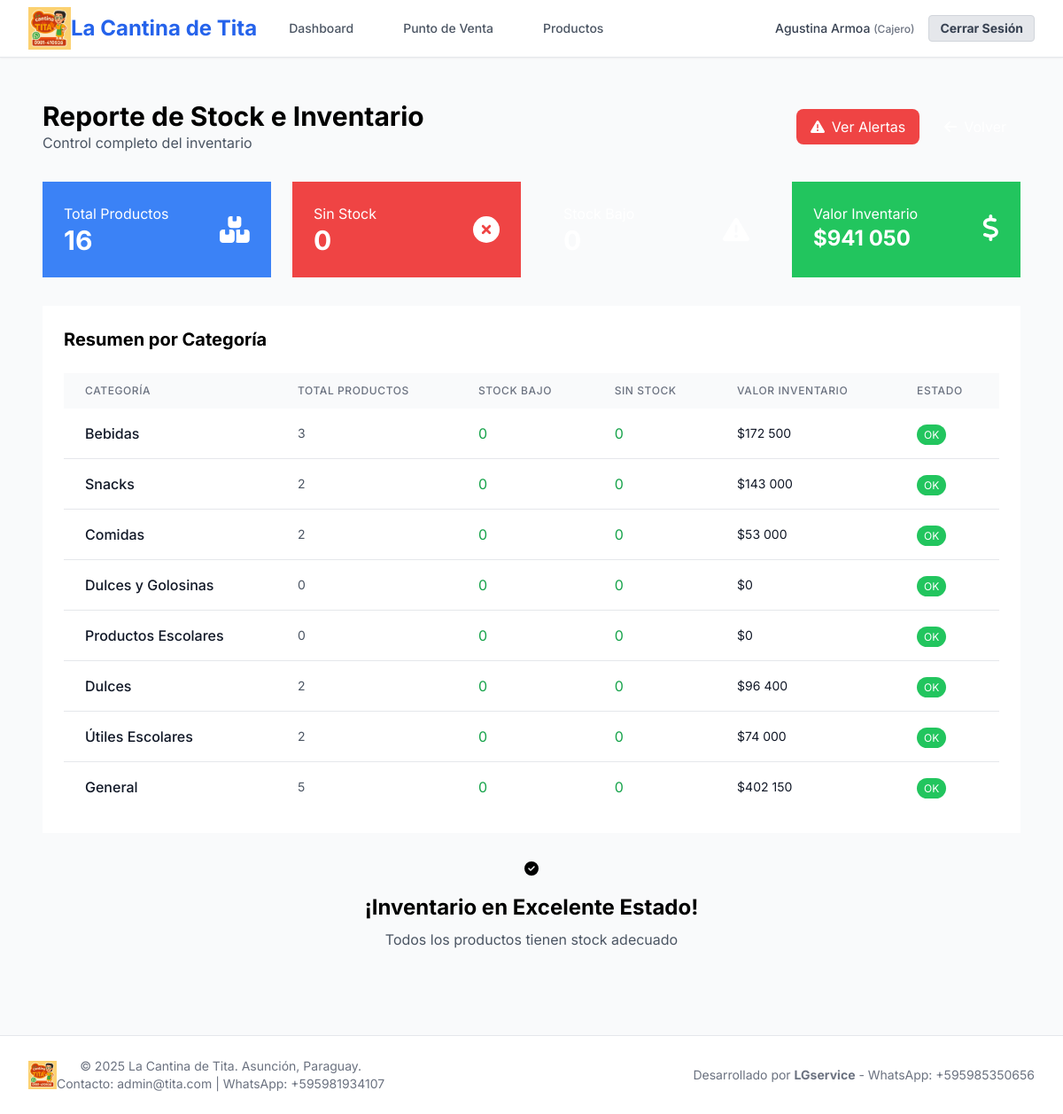
/reportes/stock-productos/ (signed in), run on the app's committed database.
### usuarios/models.py (models this page shows, shortened)
class Usuario(AbstractUser):
    TIPO_USUARIO_CHOICES = [
        ('padre', 'Padre/Tutor'),
        ('cajero', 'Cajero'),
        ('administrador', 'Administrador'),
    ]
    tipo_usuario = models.CharField(
        max_length=15,
        choices=TIPO_USUARIO_CHOICES,
        default='padre'
    )
    telefono_regex = RegexValidator(
        regex=r'^\+?1?\d{9,15}$',
        message="El número de teléfono debe estar en formato: '+999999999'. Hasta 15 dígitos."
    )
    telefono = models.CharField(validators=[telefono_regex], max_length=17, blank=True)
    cedula = models.CharField(max_length=20, unique=True, null=True, blank=True)
    direccion = models.TextField(blank=True)
    activo = models.BooleanField(default=True)
    fecha_creacion = models.DateTimeField(auto_now_add=True)
    fecha_actualizacion = models.DateTimeField(auto_now=True)
    class Meta:
        verbose_name = "Usuario"
        verbose_name_plural = "Usuarios"

### productos/models.py (models this page shows, shortened)
class Categoria(models.Model):
    nombre = models.CharField(max_length=100, unique=True)
    descripcion = models.TextField(blank=True)
    activo = models.BooleanField(default=True)
    fecha_creacion = models.DateTimeField(auto_now_add=True)
    class Meta:
        verbose_name = "Categoría"
        verbose_name_plural = "Categorías"
        ordering = ['nombre']

### reportes/views.py (the view)
# urls.py: path('stock-productos/', views.reporte_stock_productos, name='reporte_stock_productos'),
@login_required
def reporte_stock_productos(request):
    if request.user.tipo_usuario not in ['administrador', 'cajero']:
        messages.error(request, 'No tienes permisos para ver este reporte')
        return redirect('usuarios:dashboard')
    productos_stock_bajo = Producto.objects.filter(
        stock_actual__lte=F('stock_minimo'),
        disponible=True
    ).select_related('categoria')
    productos_sin_stock = Producto.objects.filter(
        stock_actual=0,
        disponible=True
    ).select_related('categoria')
    categorias_stock = Categoria.objects.filter(
        activo=True
    ).annotate(
        total_productos=Count('productos', filter=Q(productos__disponible=True)),
        productos_stock_bajo=Count('productos', filter=Q(
            productos__disponible=True,
            productos__stock_actual__lte=F('productos__stock_minimo')
        )),
        productos_sin_stock=Count('productos', filter=Q(
            productos__disponible=True,
            productos__stock_actual=0
        )),
        valor_inventario=Sum(F('productos__stock_actual') * F('productos__precio_costo'), filter=Q(productos__disponible=True))
    )
    productos_criticos = Producto.objects.filter(
        disponible=True
    ).annotate(
        porcentaje_stock=Case(
            When(stock_minimo=0, then=100),
            default=F('stock_actual') * 100 / F('stock_minimo')
        )
    ).filter(porcentaje_stock__lte=100).order_by('porcentaje_stock')[:10]
    valor_total_inventario = Producto.objects.filter(
        disponible=True
    ).aggregate(
        total=Sum(F('stock_actual') * F('precio_costo'))
    )['total'] or Decimal('0.00')
    context = {
        'titulo': 'Reporte de Stock e Inventario',
        'productos_stock_bajo': productos_stock_bajo,
        'productos_sin_stock': productos_sin_stock,
        'categorias_stock': categorias_stock,
        'productos_criticos': productos_criticos,
        'valor_total_inventario': valor_total_inventario,
        'total_productos_activos': Producto.objects.filter(disponible=True).count(),
    }
    return render(request, 'reportes/reporte_stock_productos.html', context)

### templates/reportes/reporte_stock_productos.html (shortened to what this page needs)
{% extends 'base.html' %}
{% load static %}
{% block content %}
<div class="container mx-auto px-4 py-6">
    <div class="flex justify-between items-center mb-8">
        <div>
            <h1 class="text-3xl font-bold text-gray-800">{{ titulo }}</h1>
            <p class="text-gray-600">Control completo del inventario</p>
        </div>
        <div class="flex space-x-3">
            <a href="{% url 'reportes:alertas_stock' %}" class="bg-red-500 text-white px-4 py-2 rounded-lg hover:bg-red-600 transition-colors">
                <i class="fas fa-exclamation-triangle mr-2"></i>Ver Alertas
            </a>
            <a href="{% url 'reportes:lista_reportes' %}" class="bg-gray-500 text-white px-4 py-2 rounded-lg hover:bg-gray-600 transition-colors">
                <i class="fas fa-arrow-left mr-2"></i>Volver
            </a>
        </div>
    </div>
    <div class="grid grid-cols-1 md:grid-cols-4 gap-6 mb-8">
        <div class="bg-blue-500 text-white rounded-xl p-6">
            <div class="flex items-center justify-between">
                <div>
                    <p class="text-blue-100">Total Productos</p>
                    <p class="text-3xl font-bold">{{ total_productos_activos }}</p>
                </div>
                <i class="fas fa-boxes text-3xl text-blue-200"></i>
            </div>
        </div>
        <div class="bg-red-500 text-white rounded-xl p-6">
            <div class="flex items-center justify-between">
                <div>
                    <p class="text-red-100">Sin Stock</p>
                    <p class="text-3xl font-bold">{{ productos_sin_stock|length }}</p>
                </div>
                <i class="fas fa-times-circle text-3xl text-red-200"></i>
            </div>
        </div>
        <div class="bg-orange-500 text-white rounded-xl p-6">
            <div class="flex items-center justify-between">
                <div>
                    <p class="text-orange-100">Stock Bajo</p>
                    <p class="text-3xl font-bold">{{ productos_stock_bajo|length }}</p>
                </div>
                <i class="fas fa-exclamation-triangle text-3xl text-orange-200"></i>
            </div>
        </div>
        <div class="bg-green-500 text-white rounded-xl p-6">
            <div class="flex items-center justify-between">
                <div>
                    <p class="text-green-100">Valor Inventario</p>
                    <p class="text-2xl font-bold">${{ valor_total_inventario|floatformat:0 }}</p>
                </div>
                <i class="fas fa-dollar-sign text-3xl text-green-200"></i>
            </div>
        </div>
    </div>
    {% if categorias_stock %}
    <div class="bg-white rounded-xl shadow-lg p-6 mb-8">
        <h2 class="text-xl font-bold text-gray-800 mb-6">Resumen por Categoría</h2>
        <div class="overflow-x-auto">
            <table class="min-w-full">
                <thead class="bg-gray-50">
                    <tr>
                        <th class="px-6 py-3 text-left text-xs font-medium text-gray-500 uppercase tracking-wider">Categoría</th>
                        <th class="px-6 py-3 text-left text-xs font-medium text-gray-500 uppercase tracking-wider">Total Productos</th>
                        <th class="px-6 py-3 text-left text-xs font-medium text-gray-500 uppercase tracking-wider">Stock Bajo</th>
                        <th class="px-6 py-3 text-left text-xs font-medium text-gray-500 uppercase tracking-wider">Sin Stock</th>
                        <th class="px-6 py-3 text-left text-xs font-medium text-gray-500 uppercase tracking-wider">Valor Inventario</th>
                        <th class="px-6 py-3 text-left text-xs font-medium text-gray-500 uppercase tracking-wider">Estado</th>
                    </tr>
                </thead>
                <tbody class="divide-y divide-gray-200">
                    {% for categoria in categorias_stock %}
                    <tr class="hover:bg-gray-50">
                        <td class="px-6 py-4 whitespace-nowrap">
                            <div class="font-medium text-gray-900">{{ categoria.nombre }}</div>
                        </td>
                        <td class="px-6 py-4 whitespace-nowrap text-sm text-gray-600">
                            {{ categoria.total_productos }}
                        </td>
                        <td class="px-6 py-4 whitespace-nowrap">
                            {% if categoria.productos_stock_bajo > 0 %}
                            <span class="bg-orange-100 text-orange-800 text-sm font-medium px-2 py-1 rounded">
                                {{ categoria.productos_stock_bajo }}
                            </span>
                            {% else %}
                            <span class="text-green-600">0</span>
                            {% endif %}
                        </td>
                        <td class="px-6 py-4 whitespace-nowrap">
                            {% if categoria.productos_sin_stock > 0 %}
                            <span class="bg-red-100 text-red-800 text-sm font-medium px-2 py-1 rounded">
                                {{ categoria.productos_sin_stock }}
                            </span>
                            {% else %}
                            <span class="text-green-600">0</span>
                            {% endif %}
                        </td>
                        <td class="px-6 py-4 whitespace-nowrap text-sm text-gray-900">
                            ${{ categoria.valor_inventario|floatformat:0|default:"0" }}
                        </td>
                        <td class="px-6 py-4 whitespace-nowrap">
                            {% if categoria.productos_sin_stock > 0 %}
                            <span class="bg-red-500 text-white text-xs px-2 py-1 rounded-full">CRÍTICO</span>
                            {% elif categoria.productos_stock_bajo > 0 %}
                            <span class="bg-orange-500 text-white text-xs px-2 py-1 rounded-full">ADVERTENCIA</span>
                            {% else %}
                            <span class="bg-green-500 text-white text-xs px-2 py-1 rounded-full">OK</span>
                            {% endif %}
                        </td>
                    </tr>
                    {% endfor %}
                </tbody>
            </table>
        </div>
    </div>
    {% endif %}
    {% if not productos_sin_stock and not productos_stock_bajo %}
    <div class="text-center py-16">
        <i class="fas fa-check-circle text-6xl text-green-500 mb-4"></i>
        <h2 class="text-2xl font-bold text-gray-800 mb-2">¡Inventario en Excelente Estado!</h2>
        <p class="text-gray-600">Todos los productos tienen stock adecuado</p>
    </div>
    {% endif %}
</div>
{% endblock %}

### templates/base.html (shortened to what this page needs)
<!DOCTYPE html>
<html lang="es">
<head>
    {% load static %}
    <link rel="stylesheet" href="{% static 'dist/output.css' %}">
</head>
<body class="bg-gray-50 font-sans">
    <nav class="bg-white shadow-sm border-b border-gray-200">
        <div class="max-w-7xl mx-auto px-4 sm:px-6 lg:px-8">
            <div class="flex justify-between h-16">
                <div class="flex items-center">
                    <div class="flex-shrink-0 flex items-center">
                        <img src="{% static 'images/logo-cantina-tita.png' %}" alt="La Cantina de Tita" class="h-12 w-auto mr-3">
                        <h1 class="text-2xl font-bold text-cantina-primary">La Cantina de Tita</h1>
                    </div>
                    <div class="hidden md:ml-6 md:flex md:space-x-8">
                        {% if user.is_authenticated %}
                            <a href="{% url 'usuarios:dashboard' %}" class="nav-link {% if request.resolver_match.url_name == 'dashboard' %}active{% endif %}">
                                Dashboard
                            </a>
                            {% if user.tipo_usuario == 'administrador' or user.tipo_usuario == 'cajero' %}
                                <a href="{% url 'ventas:pos_dashboard' %}" class="nav-link {% if 'ventas' in request.resolver_match.namespace %}active{% endif %}">
                                    Punto de Venta
                                </a>
                                <a href="{% url 'productos:lista_productos' %}" class="nav-link {% if 'productos' in request.resolver_match.namespace %}active{% endif %}">
                                    Productos
                                </a>
                            {% endif %}
                        {% endif %}
                    </div>
                </div>
                <div class="flex items-center">
                    {% if user.is_authenticated %}
                        <div class="relative ml-3">
                            <div class="flex items-center space-x-4">
                                <span class="text-sm font-medium text-gray-700">
                                    {{ user.get_full_name|default:user.username }}
                                    <span class="text-xs text-gray-500">({{ user.get_tipo_usuario_display }})</span>
                                </span>
                                <a href="{% url 'usuarios:logout' %}" class="btn-secondary text-sm py-1 px-3">
                                    Cerrar Sesión
                                </a>
                            </div>
                        </div>
                    {% else %}
                        <a href="{% url 'login' %}" class="btn-primary">
                            Iniciar Sesión
                        </a>
                    {% endif %}
                </div>
            </div>
        </div>
    </nav>
    <main class="max-w-7xl mx-auto py-6 px-4 sm:px-6 lg:px-8">
        {% block content %}{% endblock %}
    </main>
    <footer class="bg-white border-t border-gray-200 mt-12">
        <div class="max-w-7xl mx-auto py-6 px-4 sm:px-6 lg:px-8">
            <div class="md:flex md:items-center md:justify-between">
                <div class="flex justify-center md:order-2">
                    <p class="text-sm text-gray-500">
                        Desarrollado por <strong>LGservice</strong> - WhatsApp: +595985350656
                    </p>
                </div>
                <div class="mt-8 md:mt-0 md:order-1 flex items-center justify-center">
                    <img src="{% static 'images/logo-cantina-tita.png' %}" alt="La Cantina de Tita" class="h-8 w-auto mr-3">
                    <div class="text-center text-sm text-gray-500">
                        &copy; 2025 La Cantina de Tita. Asunción, Paraguay.
                        <br>
                        Contacto: admin@tita.com | WhatsApp: +595981934107
                    </div>
                </div>
            </div>
        </div>
    </footer>
</body>
</html>

### data on the page
Usuario: get_full_name "Agustina Armoa", tipo_usuario "Cajero"
Categoria: nombre "Bebidas", total_productos "3", shows "0", valor_inventario "172 500", shows "OK"
Categoria: nombre "Snacks", total_productos "2", shows "0", valor_inventario "143 000", shows "OK"
Categoria: nombre "Comidas", total_productos "2", shows "0", valor_inventario "53 000", shows "OK"
Categoria: nombre "Dulces y Golosinas", total_productos "0", valor_inventario "0", shows "OK"
Categoria: nombre "Productos Escolares", total_productos "0", valor_inventario "0", shows "OK"
Categoria: nombre "Dulces", total_productos "2", shows "0", valor_inventario "96 400", shows "OK"
Categoria: nombre "Útiles Escolares", total_productos "2", shows "0", valor_inventario "74 000", shows "OK"
Categoria: nombre "General", total_productos "5", shows "0", valor_inventario "402 150", shows "OK"

### other printed values
{{ titulo }} "Reporte de Stock e Inventario"
{{ total_productos_activos }} "16"
{{ productos_sin_stock|length }} "0"
{{ valor_total_inventario|floatformat:0 }} "941 050"
